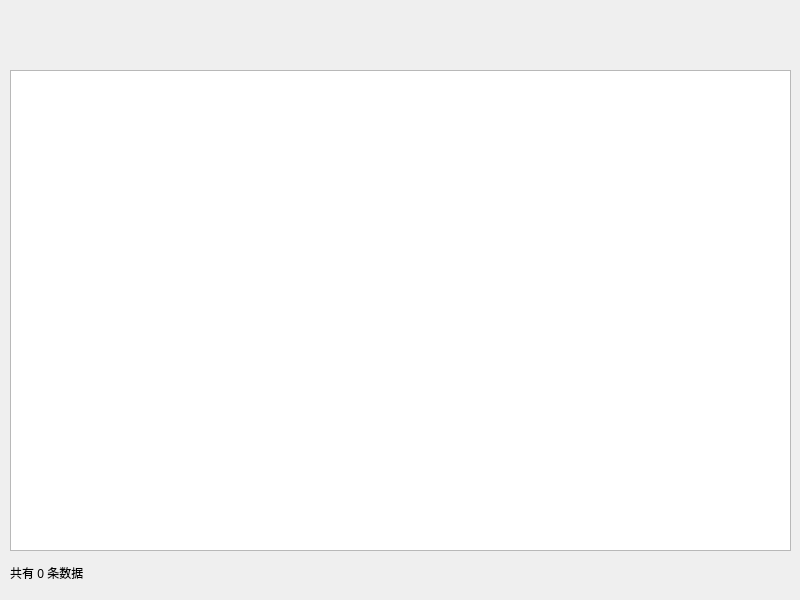
<?xml version="1.0" encoding="UTF-8"?>
<ui version="4.0">
 <class>OrderShow</class>
 <widget class="QWidget" name="OrderShow">
  <property name="geometry">
   <rect>
    <x>0</x>
    <y>0</y>
    <width>800</width>
    <height>600</height>
   </rect>
  </property>
  <property name="windowTitle">
   <string>Form</string>
  </property>
  <widget class="QTableView" name="tableView">
   <property name="geometry">
    <rect>
     <x>10</x>
     <y>70</y>
     <width>781</width>
     <height>481</height>
    </rect>
   </property>
  </widget>
  <widget class="QLabel" name="label_info">
   <property name="geometry">
    <rect>
     <x>10</x>
     <y>560</y>
     <width>582</width>
     <height>25</height>
    </rect>
   </property>
   <property name="minimumSize">
    <size>
     <width>0</width>
     <height>25</height>
    </size>
   </property>
   <property name="text">
    <string>共有 0 条数据</string>
   </property>
  </widget>
  <widget class="QPushButton" name="btn_refresh">
   <property name="geometry">
    <rect>
     <x>720</x>
     <y>10</y>
     <width>55</width>
     <height>51</height>
    </rect>
   </property>
   <property name="text">
    <string/>
   </property>
   <property name="icon">
    <iconset resource="res.qrc">
     <normaloff>:/img/icon/reset.png</normaloff>:/img/icon/reset.png</iconset>
   </property>
   <property name="iconSize">
    <size>
     <width>40</width>
     <height>40</height>
    </size>
   </property>
   <property name="flat">
    <bool>true</bool>
   </property>
  </widget>
 </widget>
 <resources>
  <include location="res.qrc"/>
 </resources>
 <connections/>
</ui>
